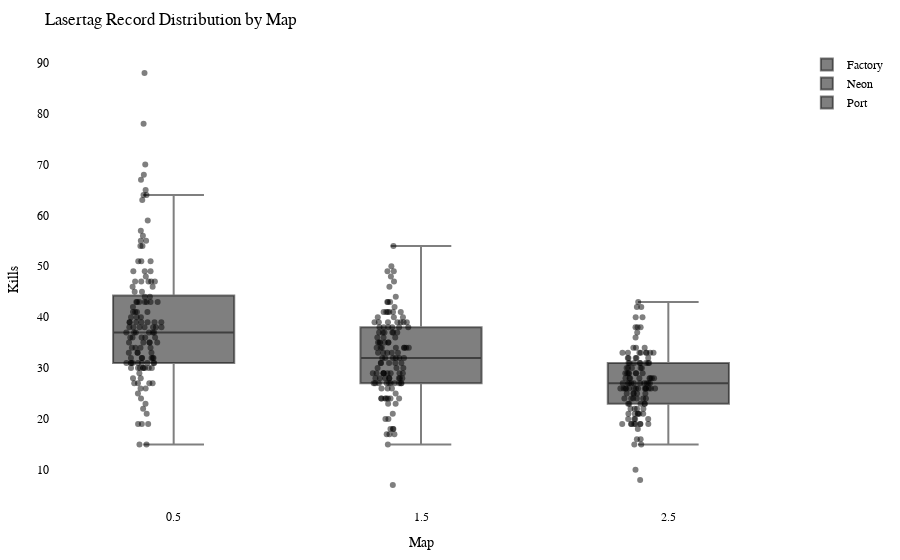

The notebook cell this image was saved under:
### Code cell
import plotly.graph_objects as go
import plotly.io as pio

df = getRecordsDataframe(minigame="Lasertag")

# Calculate the offset for centering the data points
num_columns = len(df.columns)
offset = 0.5

# Create a Swarm plot using Plotly
fig = go.Figure()

for i, column in enumerate(df.columns):
    x_values = [i + offset] * len(df[column])  # Adjust x-values with offset for horizontal centering
    fig.add_trace(go.Box(x=x_values,
                         y=df[column],
                         name=column,
                         boxpoints='all',
                         pointpos=-0.5,  # Adjust point position to prevent overlapping
                         marker=dict(color='rgba(0,0,0,0.5)', size=6),  # Adjust marker color and size
                         hovertext=df.index,
                         hoverinfo='text+y'))

fig.update_layout(title="Lasertag Record Distribution by Map",
                  xaxis=dict(title="Map"),
                  yaxis=dict(title="Kills"),
                  showlegend=True,
                  font=dict(family="Arial", size=12, color="black"),  # Customize font
                  plot_bgcolor="white",  # Set background color
                  margin=dict(l=50, r=50, t=50, b=50),  # Adjust margins for better layout
                  )

pio.show(fig)

pio.write_html(fig, "out/laser_swarm_plot.html")

### Figure 1 — Plotly figure (JSON) as saved in the notebook; plotly's stock layout.template omitted (floating-point values rounded to 4 significant figures; data arrays with more than 128 entries replaced by an {"elided": "..."} marker saying what was removed)
{"data": [{"boxpoints": "all", "hoverinfo": "text+y", "hovertext": {"elided": "132 str values"}, "marker": {"color": "rgba(0,0,0,0.5)", "size": 6}, "name": "Factory", "pointpos": -0.5, "type": "box", "x": {"elided": "132 float values"}, "y": {"elided": "132 int values"}}, {"boxpoints": "all", "hoverinfo": "text+y", "hovertext": {"elided": "132 str values"}, "marker": {"color": "rgba(0,0,0,0.5)", "size": 6}, "name": "Neon", "pointpos": -0.5, "type": "box", "x": {"elided": "132 float values"}, "y": {"elided": "132 int values"}}, {"boxpoints": "all", "hoverinfo": "text+y", "hovertext": {"elided": "132 str values"}, "marker": {"color": "rgba(0,0,0,0.5)", "size": 6}, "name": "Port", "pointpos": -0.5, "type": "box", "x": {"elided": "132 float values"}, "y": {"elided": "132 int values"}}], "layout": {"font": {"color": "black", "family": "Arial", "size": 12}, "margin": {"b": 50, "l": 50, "r": 50, "t": 50}, "plot_bgcolor": "white", "showlegend": true, "title": {"text": "Lasertag Record Distribution by Map"}, "xaxis": {"title": {"text": "Map"}}, "yaxis": {"title": {"text": "Kills"}}}}
